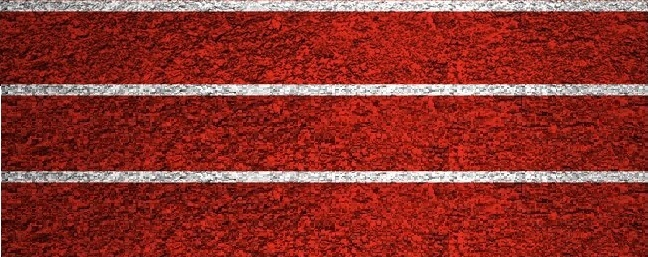
%> input picture cs100_computational_problem_solving/project/fifa_101/images/sidetrack.jpg, 648 x 257 px
$ octave setSideTrack.m   (GNU Octave 9; MATLAB toolbox functions it lacks are replaced by stand-ins)
%> lines starting %> are read from the running program, lines starting %| are printed output that depends on the picture
trackImg = imread('images/sidetrack.jpg');  % gets the field image.
%> trackImg is the input picture: size 257x648x3 uint8; mean R, G, B 143.7, 49.5, 43.6
xImg = [-70 0; -70 0];    % sets x Data.
yImg = [40 40; 60 60];    % sets y Data.
zImg = [0 0; 0 0];  %sets z Data.
surf(xImg, yImg, zImg, 'CData', trackImg, 'FaceColor','texturemap');
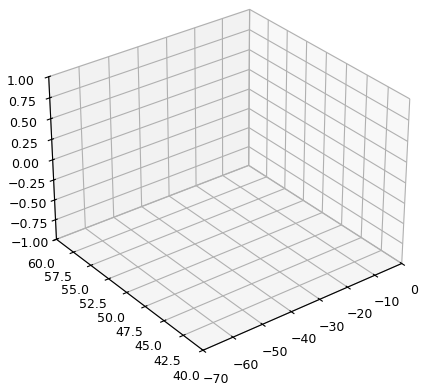
%> figure redrawn from the program's plot data

xImg = [0 70; 0 70];    % sets x Data.
yImg = [40 40; 60 60];    % sets y Data.
zImg = [0 0; 0 0];  %sets z Data.
surf(xImg, yImg, zImg, 'CData', trackImg, 'FaceColor','texturemap');
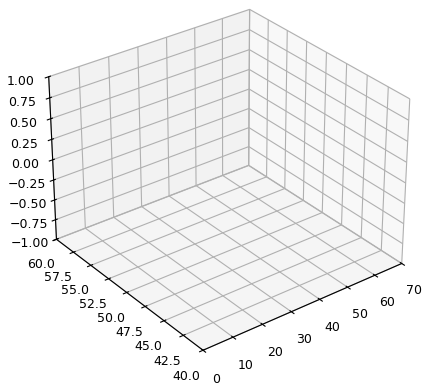
%> figure redrawn from the program's plot data


xImg = [-70 0; -70 0];    % sets x Data.
yImg = [-40 -40; -50 -50];    % sets y Data.
zImg = [0 0; 0 0];  %sets z Data.
surf(xImg, yImg, zImg, 'CData', trackImg, 'FaceColor','texturemap');
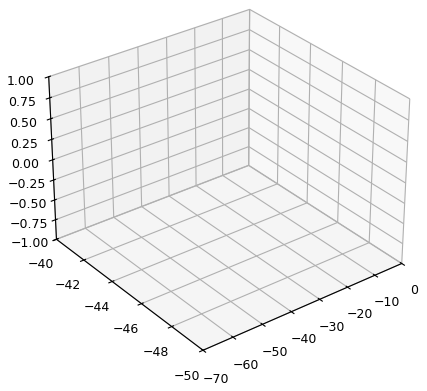
%> figure redrawn from the program's plot data

xImg = [0 70; 0 70];    % sets x Data.
yImg = [-40 -40; -50 -50];    % sets y Data.
zImg = [0 0; 0 0];  %sets z Data.
surf(xImg, yImg, zImg, 'CData', trackImg, 'FaceColor','texturemap');
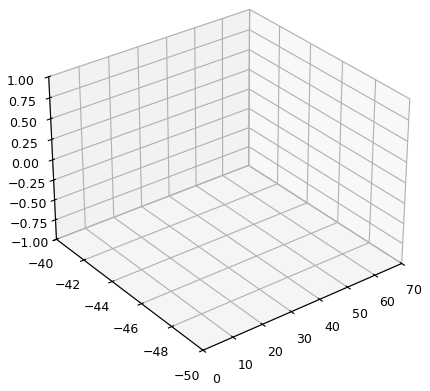
%> figure redrawn from the program's plot data
